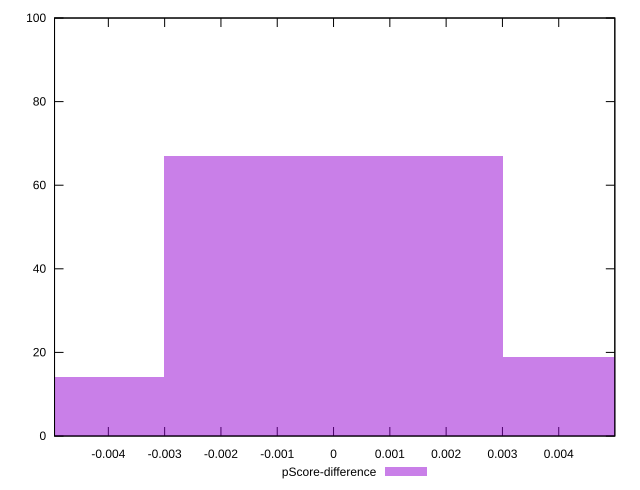

Source code (gnuplot):
reset

$pScoreDifference <<EOF
0 67
0.006006235871973644 19
-0.006006235871973644 14
EOF

set key outside below
set boxwidth 0.006006235871973644
set xrange [-0.004955813130335432:0.0049962411140783425]
set yrange [0:100]
set trange [0:100]
set style fill transparent solid 0.5 noborder
set terminal svg size 640, 490 enhanced background rgb 'white'
set output "report_00014_2021-02-09T15:56:05.503Z/total-blocking-time/samples/pages+cached/pScore-difference/histogram.svg"

plot $pScoreDifference title "pScore-difference" with boxes

reset
